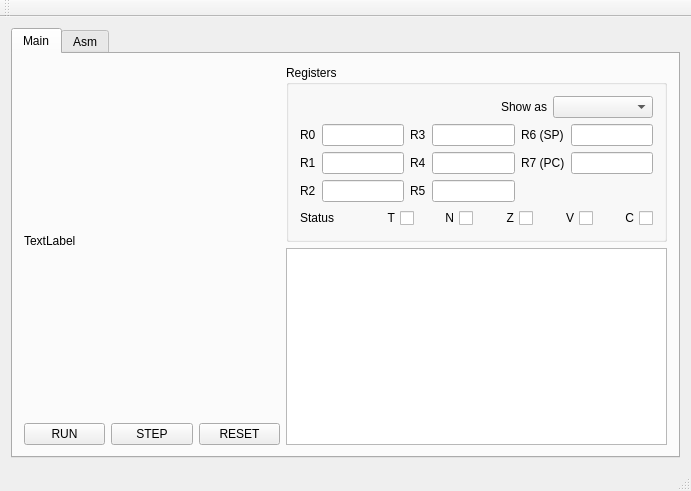
<?xml version="1.0" encoding="UTF-8"?>
<ui version="4.0">
 <class>ProcessorWindow</class>
 <widget class="QMainWindow" name="ProcessorWindow">
  <property name="geometry">
   <rect>
    <x>0</x>
    <y>0</y>
    <width>691</width>
    <height>491</height>
   </rect>
  </property>
  <property name="windowTitle">
   <string>PDP Eleven Emu</string>
  </property>
  <widget class="QWidget" name="centralWidget">
   <layout class="QVBoxLayout" name="verticalLayout">
    <item>
     <widget class="QTabWidget" name="tabWidget">
      <property name="sizePolicy">
       <sizepolicy hsizetype="Expanding" vsizetype="Expanding">
        <horstretch>0</horstretch>
        <verstretch>0</verstretch>
       </sizepolicy>
      </property>
      <property name="autoFillBackground">
       <bool>false</bool>
      </property>
      <property name="currentIndex">
       <number>0</number>
      </property>
      <widget class="QWidget" name="tab_2">
       <attribute name="title">
        <string>Main</string>
       </attribute>
       <layout class="QHBoxLayout" name="horizontalLayout_2">
        <item>
         <layout class="QGridLayout" name="gridLayout_4">
          <item row="0" column="1">
           <widget class="QGroupBox" name="registersGrp">
            <property name="title">
             <string>Registers</string>
            </property>
            <property name="flat">
             <bool>false</bool>
            </property>
            <property name="checkable">
             <bool>false</bool>
            </property>
            <layout class="QVBoxLayout" name="verticalLayout_2">
             <item>
              <layout class="QHBoxLayout" name="horizontalLayout_3">
               <item>
                <widget class="QLabel" name="label_2">
                 <property name="text">
                  <string>Show as</string>
                 </property>
                 <property name="alignment">
                  <set>Qt::AlignRight|Qt::AlignTrailing|Qt::AlignVCenter</set>
                 </property>
                </widget>
               </item>
               <item>
                <widget class="QComboBox" name="intBaseComboBox">
                 <property name="maximumSize">
                  <size>
                   <width>100</width>
                   <height>16777215</height>
                  </size>
                 </property>
                 <property name="layoutDirection">
                  <enum>Qt::LeftToRight</enum>
                 </property>
                </widget>
               </item>
              </layout>
             </item>
             <item>
              <layout class="QGridLayout" name="gridLayout">
               <item row="0" column="4">
                <widget class="QLabel" name="label_6">
                 <property name="text">
                  <string>R6 (SP)</string>
                 </property>
                </widget>
               </item>
               <item row="1" column="4">
                <widget class="QLabel" name="label_7">
                 <property name="text">
                  <string>R7 (PC)</string>
                 </property>
                </widget>
               </item>
               <item row="0" column="1">
                <widget class="QLineEdit" name="r0edit">
                 <property name="readOnly">
                  <bool>true</bool>
                 </property>
                 <property name="clearButtonEnabled">
                  <bool>false</bool>
                 </property>
                </widget>
               </item>
               <item row="1" column="3">
                <widget class="QLineEdit" name="r4edit"/>
               </item>
               <item row="2" column="2">
                <widget class="QLabel" name="label_4">
                 <property name="text">
                  <string>R5</string>
                 </property>
                </widget>
               </item>
               <item row="2" column="3">
                <widget class="QLineEdit" name="r5edit"/>
               </item>
               <item row="2" column="0">
                <widget class="QLabel" name="r2label">
                 <property name="text">
                  <string>R2</string>
                 </property>
                </widget>
               </item>
               <item row="2" column="1">
                <widget class="QLineEdit" name="r2edit"/>
               </item>
               <item row="0" column="2">
                <widget class="QLabel" name="label_5">
                 <property name="text">
                  <string>R3</string>
                 </property>
                </widget>
               </item>
               <item row="0" column="3">
                <widget class="QLineEdit" name="r3edit"/>
               </item>
               <item row="0" column="0">
                <widget class="QLabel" name="r0label">
                 <property name="text">
                  <string>R0</string>
                 </property>
                </widget>
               </item>
               <item row="1" column="1">
                <widget class="QLineEdit" name="r1edit"/>
               </item>
               <item row="1" column="0">
                <widget class="QLabel" name="r1label">
                 <property name="text">
                  <string>R1</string>
                 </property>
                </widget>
               </item>
               <item row="1" column="2">
                <widget class="QLabel" name="label_3">
                 <property name="text">
                  <string>R4</string>
                 </property>
                </widget>
               </item>
               <item row="0" column="5">
                <widget class="QLineEdit" name="r6edit"/>
               </item>
               <item row="1" column="5">
                <widget class="QLineEdit" name="r7edit"/>
               </item>
              </layout>
             </item>
             <item>
              <layout class="QGridLayout" name="gridLayout_5">
               <item row="0" column="3">
                <widget class="QCheckBox" name="zCheckBox">
                 <property name="layoutDirection">
                  <enum>Qt::RightToLeft</enum>
                 </property>
                 <property name="text">
                  <string>Z</string>
                 </property>
                </widget>
               </item>
               <item row="0" column="4">
                <widget class="QCheckBox" name="vCheckBox">
                 <property name="layoutDirection">
                  <enum>Qt::RightToLeft</enum>
                 </property>
                 <property name="text">
                  <string>V</string>
                 </property>
                </widget>
               </item>
               <item row="0" column="0">
                <widget class="QLabel" name="label">
                 <property name="text">
                  <string>Status</string>
                 </property>
                </widget>
               </item>
               <item row="0" column="1">
                <widget class="QCheckBox" name="tCheckBox">
                 <property name="layoutDirection">
                  <enum>Qt::RightToLeft</enum>
                 </property>
                 <property name="text">
                  <string>T</string>
                 </property>
                </widget>
               </item>
               <item row="0" column="2">
                <widget class="QCheckBox" name="nCheckBox">
                 <property name="layoutDirection">
                  <enum>Qt::RightToLeft</enum>
                 </property>
                 <property name="text">
                  <string>N</string>
                 </property>
                </widget>
               </item>
               <item row="0" column="5">
                <widget class="QCheckBox" name="cCheckBox">
                 <property name="layoutDirection">
                  <enum>Qt::RightToLeft</enum>
                 </property>
                 <property name="text">
                  <string>C</string>
                 </property>
                </widget>
               </item>
              </layout>
             </item>
            </layout>
           </widget>
          </item>
          <item row="1" column="1" rowspan="2">
           <widget class="QTextBrowser" name="txtEditor"/>
          </item>
          <item row="2" column="0">
           <layout class="QGridLayout" name="gridLayout_2">
            <item row="0" column="0">
             <widget class="QPushButton" name="runButton">
              <property name="text">
               <string>RUN</string>
              </property>
             </widget>
            </item>
            <item row="0" column="1">
             <widget class="QPushButton" name="stopButton">
              <property name="text">
               <string>STEP</string>
              </property>
             </widget>
            </item>
            <item row="0" column="2">
             <widget class="QPushButton" name="resetButton">
              <property name="text">
               <string>RESET</string>
              </property>
             </widget>
            </item>
           </layout>
          </item>
          <item row="0" column="0" rowspan="2">
           <widget class="QLabel" name="monitor">
            <property name="minimumSize">
             <size>
              <width>256</width>
              <height>256</height>
             </size>
            </property>
            <property name="maximumSize">
             <size>
              <width>256</width>
              <height>256</height>
             </size>
            </property>
            <property name="autoFillBackground">
             <bool>false</bool>
            </property>
            <property name="text">
             <string>TextLabel</string>
            </property>
           </widget>
          </item>
         </layout>
        </item>
       </layout>
      </widget>
      <widget class="QWidget" name="tab_3">
       <attribute name="title">
        <string>Asm</string>
       </attribute>
       <layout class="QHBoxLayout" name="horizontalLayout">
        <item>
         <layout class="QGridLayout" name="gridLayout_3">
          <item row="0" column="1">
           <widget class="QPushButton" name="loadButton">
            <property name="maximumSize">
             <size>
              <width>100</width>
              <height>16777215</height>
             </size>
            </property>
            <property name="text">
             <string>Load</string>
            </property>
           </widget>
          </item>
          <item row="0" column="0">
           <widget class="QPushButton" name="assemblyButton">
            <property name="maximumSize">
             <size>
              <width>100</width>
              <height>1000</height>
             </size>
            </property>
            <property name="text">
             <string>Assembly</string>
            </property>
           </widget>
          </item>
          <item row="1" column="1">
           <widget class="QTextBrowser" name="machineCodeEditor">
            <property name="font">
             <font>
              <family>Courier New</family>
             </font>
            </property>
           </widget>
          </item>
          <item row="1" column="0">
           <widget class="QPlainTextEdit" name="asmTextEdit">
            <property name="plainText">
             <string>; Program to copy and determine length of string
.origin 1000
start: mov #msga, r1
   mov #msgb, r2
   clr r0
l1: movb (r1)+, (r2)+
   beq done
   inc r0
   br l1
done: halt
msga: .string &quot;A string whose length is to be determined&quot;
msgb: .string &quot;Different string that should get overwritten&quot;
.end start</string>
            </property>
           </widget>
          </item>
         </layout>
        </item>
       </layout>
      </widget>
     </widget>
    </item>
   </layout>
  </widget>
  <widget class="QMenuBar" name="menuBar">
   <property name="geometry">
    <rect>
     <x>0</x>
     <y>0</y>
     <width>691</width>
     <height>22</height>
    </rect>
   </property>
  </widget>
  <widget class="QToolBar" name="mainToolBar">
   <attribute name="toolBarArea">
    <enum>TopToolBarArea</enum>
   </attribute>
   <attribute name="toolBarBreak">
    <bool>false</bool>
   </attribute>
  </widget>
  <widget class="QStatusBar" name="statusBar"/>
 </widget>
 <layoutdefault spacing="6" margin="11"/>
 <resources/>
 <connections/>
</ui>
